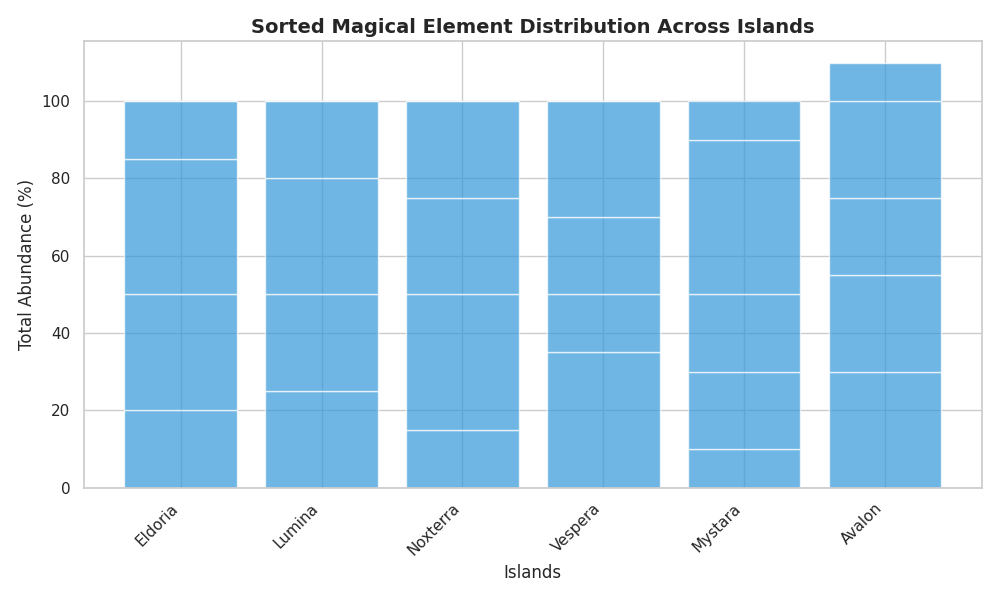

Source code (Python):
import numpy as np
import matplotlib.pyplot as plt

islands = ['Avalon', 'Eldoria', 'Lumina', 'Noxterra', 'Vespera', 'Mystara']
elements = ['Mana', 'Ether', 'Elixir', 'Aura', 'Stardust']

percentage_data = np.array([
    [30, 25, 20, 25, 10],  # Avalon
    [20, 30, 35, 15, 0],   # Eldoria
    [25, 25, 30, 20, 0],   # Lumina
    [15, 35, 25, 25, 0],   # Noxterra
    [35, 15, 20, 30, 0],   # Vespera
    [10, 20, 20, 40, 10]   # Mystara
])

total_abundance = percentage_data.sum(axis=1)

sorted_indices = np.argsort(total_abundance)
sorted_islands = [islands[i] for i in sorted_indices]
sorted_data = percentage_data[sorted_indices]

fig, ax = plt.subplots(figsize=(10, 6))

# Use a single color across all data groups
single_color = '#3498db'  # A shade of blue

bottom = np.zeros(len(islands))
for i in range(len(elements)):
    ax.bar(sorted_islands, sorted_data[:, i], bottom=bottom, color=single_color, alpha=0.7)
    bottom += sorted_data[:, i]

ax.set_xlabel('Islands')
ax.set_ylabel('Total Abundance (%)')
ax.set_title('Sorted Magical Element Distribution Across Islands', fontsize=14, fontweight='bold')

ax.set_xticks(np.arange(len(islands)))
ax.set_xticklabels(sorted_islands, rotation=45, ha='right')

plt.tight_layout()
plt.show()
